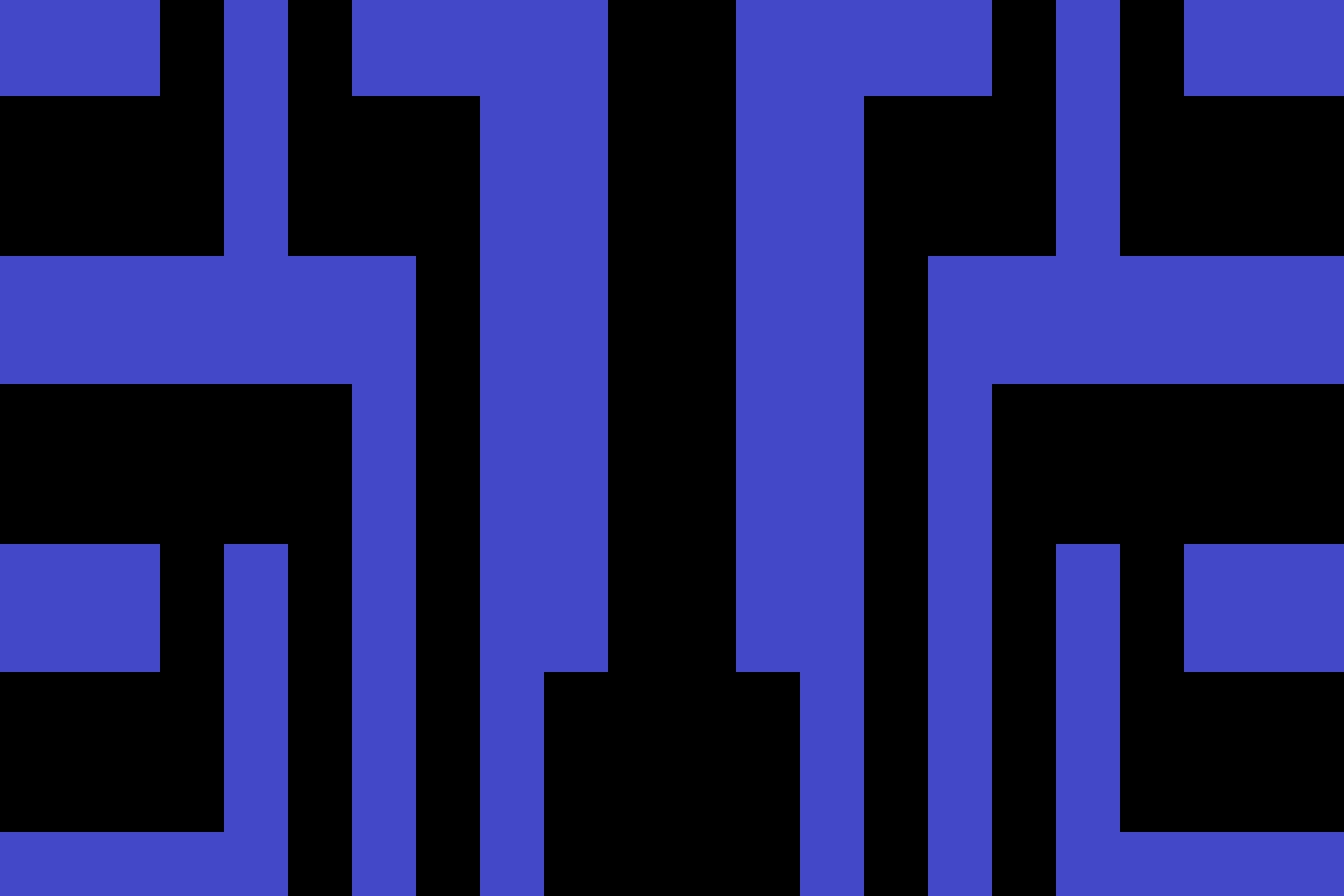

This game map was drawn from its Tiled (.tmx) file and the tilesets committed beside it. A one-line description and the trimmed map source follow:
An orthogonal 42x28 tile map with 32x32 px tiles, 2 tile layers (Collision Tiles, NonCollision Tiles) and 4 objects (4x screenTransition).

<map version="1.0" orientation="orthogonal" width="42" height="28" tilewidth="32" tileheight="32">
 <tileset firstgid="1" name="tileset" tilewidth="32" tileheight="32">
  <image source="tileset.png" width="512" height="512" />
  <tile id="78">
   <properties>
    <property name="collision" value="true" />
   </properties>
  </tile>
 </tileset>
 <layer name="Collision Tiles" width="42" height="28">
  <data>[1176 cells, 562 non-empty, 1 distinct tile ids]</data>
 </layer>
 <layer name="NonCollision Tiles" width="42" height="28">
  <data>[1176 cells, 0 non-empty, 0 distinct tile ids]</data>
 </layer>
 <objectgroup name="Object Layer 1" width="42" height="28">
  <object name="S" type="screenTransition" x="-25" y="903" width="1395" height="91">
   <properties>
    <property name="isPortal" value="" />
    <property name="portalX" value="1" />
    <property name="portalY" value="7" />
   </properties>
  </object>
  <object name="N" type="screenTransition" x="-19" y="-92" width="1386" height="85">
   <properties>
    <property name="isPortal" value="true" />
    <property name="portalX" value="2" />
    <property name="portalY" value="7" />
   </properties>
  </object>
  <object name="E" type="screenTransition" x="1357" y="-16" width="125" height="925">
   <properties>
    <property name="isPortal" value="" />
    <property name="portalX" value="3" />
    <property name="portalY" value="6" />
   </properties>
  </object>
  <object name="W" type="screenTransition" x="-135" y="-19" width="123" height="935" />
 </objectgroup>
</map>
